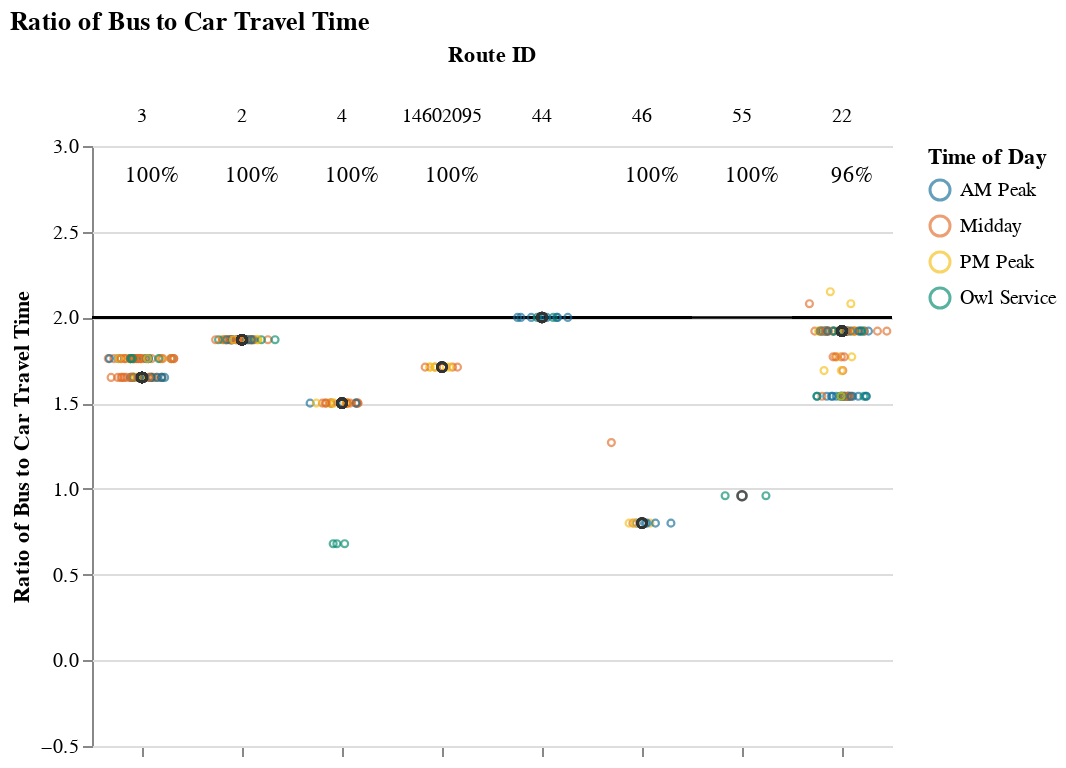
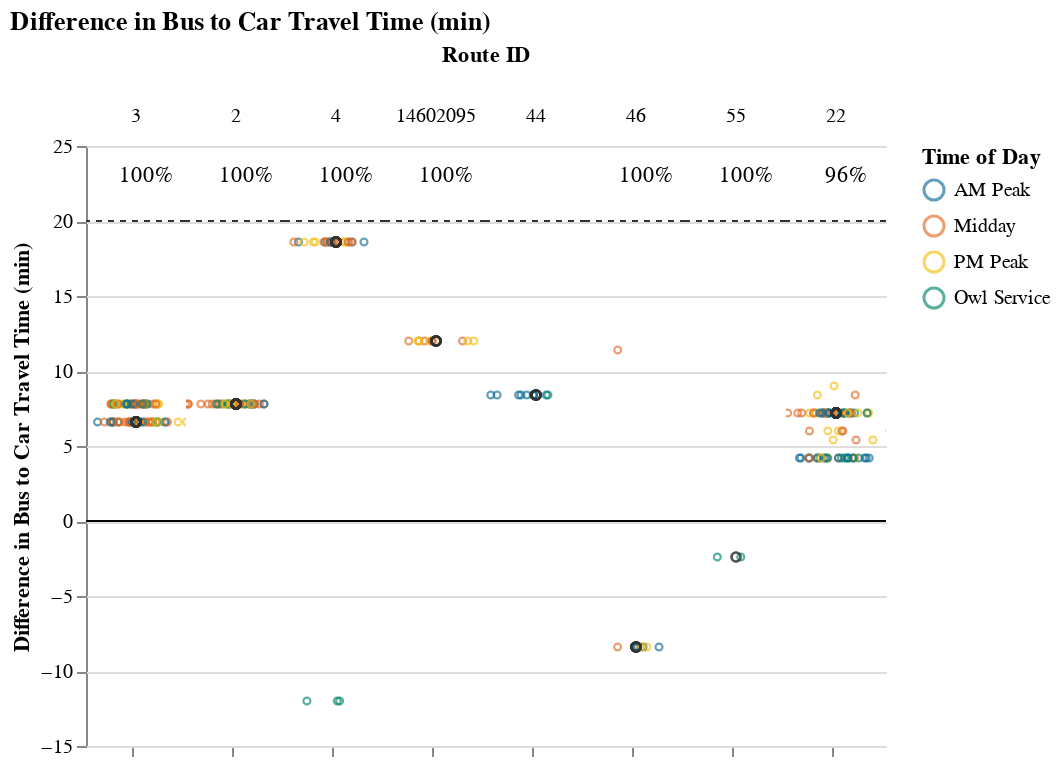

Notebook source saved alongside these figures, in order:
### Markdown cell above
## Viable Competitive Routes
### Short Routes (< 1 hr)

### Code cell
# Allow for possibility that operator doesn't have routes that fall into certain route_groups
# But, jupyterbook will not like markdown with f-string
# separate out route_group and put in each cell, and use try/except + if to display...
# but all 3 route groups must be displayed. just add sentence about why no routes were returned at the end
route_group = "short"
try:
    display_charts_for_route_group(df, route_group)
except:
    print("No routes meet this criteria.")

### Figure 1 — Vega-Lite specification as saved in the notebook (floating-point values rounded to 4 significant figures; data arrays with more than 128 entries replaced by an {"elided": "..."} marker saying what was removed)
{"config": {"view": {"continuousWidth": 400, "continuousHeight": 300, "stroke": null}, "facet": {"spacing": 0}}, "data": {"name": "data-ec04386b7fe0635622f37bf18c08fb48"}, "facet": {"column": {"field": "route_id", "sort": ["3", "2", "4", "14602095", "44", "46", "55", "22"], "title": "Route ID", "type": "nominal"}}, "spec": {"layer": [{"mark": "rule", "encoding": {"color": {"value": "black"}, "y": {"field": "cutoff", "type": "quantitative"}}, "selection": {"selector001": {"type": "interval", "bind": "scales", "encodings": ["x", "y"]}}}, {"mark": {"type": "point", "opacity": 0.65, "size": 12, "strokeWidth": 1.1}, "encoding": {"color": {"field": "time_of_day", "scale": {"range": ["#136C97", "#E16B26", "#F6BF16", "#00896B", "#7790A3", "#5B559C"]}, "sort": ["AM Peak", "Midday", "PM Peak", "Owl Service"], "title": "Time of Day", "type": "nominal"}, "tooltip": [{"field": "route_id", "type": "nominal"}, {"field": "route_name", "type": "nominal"}, {"field": "trip_id", "type": "nominal"}, {"field": "service_hours", "type": "quantitative"}, {"field": "car_duration_hours", "type": "quantitative"}, {"field": "bus_multiplier", "type": "quantitative"}, {"field": "bus_difference", "type": "quantitative"}, {"field": "num_trips", "type": "quantitative"}, {"field": "num_competitive", "type": "quantitative"}, {"field": "pct_trips_competitive", "type": "quantitative"}, {"field": "p25", "type": "quantitative"}, {"field": "p50", "type": "quantitative"}, {"field": "p75", "type": "quantitative"}], "x": {"axis": {"grid": false, "labels": false, "ticks": true, "values": [0]}, "field": "jitter", "scale": {}, "title": null, "type": "quantitative"}, "y": {"field": "bus_multiplier", "scale": {"domain": [-0.25, 3.0]}, "title": "Ratio of Bus to Car Travel Time", "type": "quantitative"}}, "transform": [{"calculate": "sqrt(-2*log(random()))*cos(2*PI*random())", "as": "jitter"}], "width": 50}, {"layer": [{"mark": {"type": "point", "opacity": 0.6, "size": 20, "strokeWidth": 1.3}, "encoding": {"color": {"value": "#323434"}, "y": {"field": "bus_multiplier", "type": "quantitative"}}, "transform": [{"filter": "(datum.p50_trip === 1)"}]}, {"mark": {"type": "text", "align": "center", "baseline": "middle"}, "encoding": {"color": {"value": "black"}, "text": {"field": "pct_trips_competitive", "format": ".0%", "type": "quantitative"}, "tooltip": [{"field": "route_id", "type": "nominal"}, {"field": "route_name", "type": "nominal"}, {"field": "trip_id", "type": "nominal"}, {"field": "service_hours", "type": "quantitative"}, {"field": "car_duration_hours", "type": "quantitative"}, {"field": "bus_multiplier", "type": "quantitative"}, {"field": "bus_difference", "type": "quantitative"}, {"field": "num_trips", "type": "quantitative"}, {"field": "num_competitive", "type": "quantitative"}, {"field": "pct_trips_competitive", "type": "quantitative"}, {"field": "p25", "type": "quantitative"}, {"field": "p50", "type": "quantitative"}, {"field": "p75", "type": "quantitative"}], "x": {"value": 30}, "y": {"value": 15}}, "transform": [{"calculate": "sqrt(-2*log(random()))*cos(2*PI*random())", "as": "jitter"}, {"filter": "(datum.fastest_trip === 1)"}]}]}]}, "resolve": {"scale": {"y": "shared"}}, "title": "Ratio of Bus to Car Travel Time", "$schema": "https://vega.github.io/schema/vega-lite/v4.17.0.json", "datasets": {"data-ec04386b7fe0635622f37bf18c08fb48": {"elided": "273 records"}}}

### Figure 2 — Vega-Lite specification as saved in the notebook (floating-point values rounded to 4 significant figures; data arrays with more than 128 entries replaced by an {"elided": "..."} marker saying what was removed)
{"config": {"view": {"continuousWidth": 400, "continuousHeight": 300, "stroke": null}, "facet": {"spacing": 0}}, "data": {"name": "data-87f870c6c8de5d9583beeadb20cda8dd"}, "facet": {"column": {"field": "route_id", "sort": ["3", "2", "4", "14602095", "44", "46", "55", "22"], "title": "Route ID", "type": "nominal"}}, "spec": {"layer": [{"mark": "rule", "encoding": {"color": {"value": "black"}, "y": {"field": "cutoff", "type": "quantitative"}}, "selection": {"selector002": {"type": "interval", "bind": "scales", "encodings": ["x", "y"]}}}, {"mark": {"type": "rule", "strokeDash": [3, 3]}, "encoding": {"color": {"value": "#323434"}, "y": {"field": "cutoff2", "type": "quantitative"}}}, {"mark": {"type": "point", "opacity": 0.65, "size": 12, "strokeWidth": 1.1}, "encoding": {"color": {"field": "time_of_day", "scale": {"range": ["#136C97", "#E16B26", "#F6BF16", "#00896B", "#7790A3", "#5B559C"]}, "sort": ["AM Peak", "Midday", "PM Peak", "Owl Service"], "title": "Time of Day", "type": "nominal"}, "tooltip": [{"field": "route_id", "type": "nominal"}, {"field": "route_name", "type": "nominal"}, {"field": "trip_id", "type": "nominal"}, {"field": "service_hours", "type": "quantitative"}, {"field": "car_duration_hours", "type": "quantitative"}, {"field": "bus_multiplier", "type": "quantitative"}, {"field": "bus_difference", "type": "quantitative"}, {"field": "num_trips", "type": "quantitative"}, {"field": "num_competitive", "type": "quantitative"}, {"field": "pct_trips_competitive", "type": "quantitative"}, {"field": "p25", "type": "quantitative"}, {"field": "p50", "type": "quantitative"}, {"field": "p75", "type": "quantitative"}], "x": {"axis": {"grid": false, "labels": false, "ticks": true, "values": [0]}, "field": "jitter", "scale": {}, "title": null, "type": "quantitative"}, "y": {"field": "bus_difference", "scale": {"domain": [-12.0, 25.0]}, "title": "Difference in Bus to Car Travel Time (min)", "type": "quantitative"}}, "transform": [{"calculate": "sqrt(-2*log(random()))*cos(2*PI*random())", "as": "jitter"}], "width": 50}, {"layer": [{"mark": {"type": "point", "opacity": 0.6, "size": 20, "strokeWidth": 1.3}, "encoding": {"color": {"value": "#323434"}, "y": {"field": "bus_difference", "type": "quantitative"}}, "transform": [{"filter": "(datum.p50_trip === 1)"}]}, {"mark": {"type": "text", "align": "center", "baseline": "middle"}, "encoding": {"color": {"value": "black"}, "text": {"field": "pct_trips_competitive", "format": ".0%", "type": "quantitative"}, "tooltip": [{"field": "route_id", "type": "nominal"}, {"field": "route_name", "type": "nominal"}, {"field": "trip_id", "type": "nominal"}, {"field": "service_hours", "type": "quantitative"}, {"field": "car_duration_hours", "type": "quantitative"}, {"field": "bus_multiplier", "type": "quantitative"}, {"field": "bus_difference", "type": "quantitative"}, {"field": "num_trips", "type": "quantitative"}, {"field": "num_competitive", "type": "quantitative"}, {"field": "pct_trips_competitive", "type": "quantitative"}, {"field": "p25", "type": "quantitative"}, {"field": "p50", "type": "quantitative"}, {"field": "p75", "type": "quantitative"}], "x": {"value": 30}, "y": {"value": 15}}, "transform": [{"calculate": "sqrt(-2*log(random()))*cos(2*PI*random())", "as": "jitter"}, {"filter": "(datum.fastest_trip === 1)"}]}]}]}, "resolve": {"scale": {"y": "shared"}}, "title": "Difference in Bus to Car Travel Time (min)", "$schema": "https://vega.github.io/schema/vega-lite/v4.17.0.json", "datasets": {"data-87f870c6c8de5d9583beeadb20cda8dd": {"elided": "273 records"}}}
